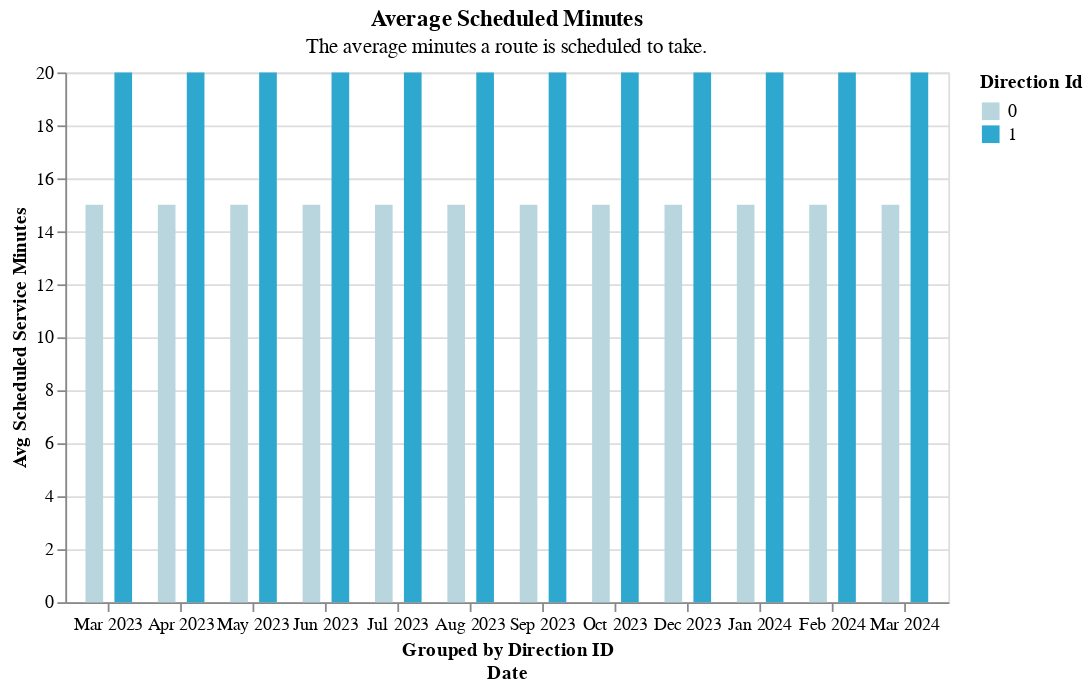

Notebook cell for this chart:
### Code cell
grouped_bar_chart(
    df=one_route[one_route.time_period == "all_day"],
    color_col="direction_id",
    y_col="avg_scheduled_service_minutes",
    offset_col="direction_id",
    title="Average Scheduled Minutes",
    subtitle="The average minutes a route is scheduled to take.",
)
